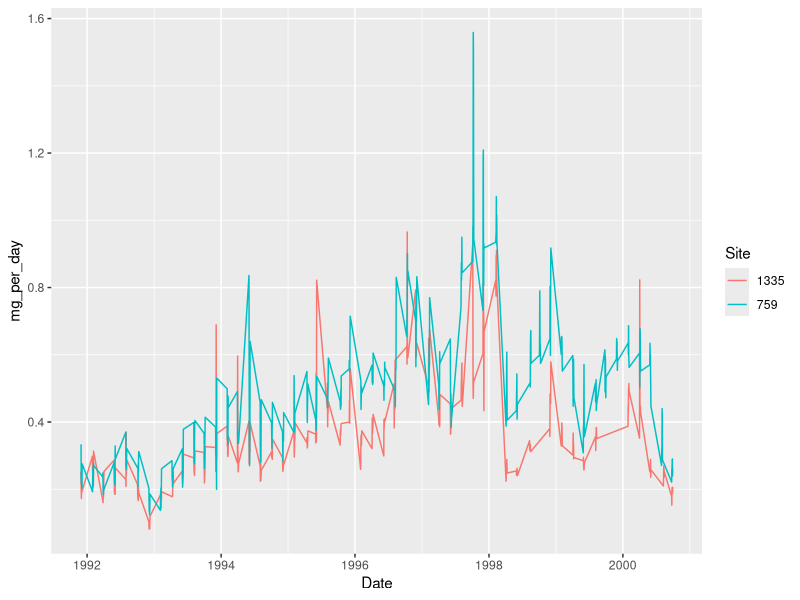
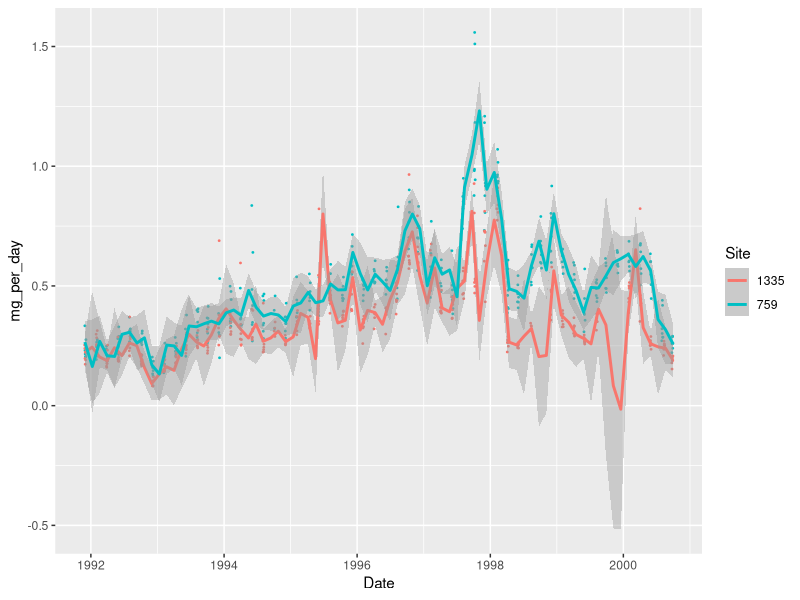

Write the R code that produced these figures, in order.
## ---- chunk 1
knitr::opts_chunk$set(collapse = TRUE, warnings = FALSE)
## ---- chunk 2
library(tidyverse)
library(lubridate)
## ---- chunk 3
# load the package
library(readxl)
# only import the second sheet
analytes <- read_excel("data/analytes_data.xlsx",
                       sheet = 2)
## ---- chunk 4
# excel_sheets() shows the sheet names
excel_sheets("data/analytes_data.xlsx")
analytes <- read_excel("data/analytes_data.xlsx", sheet = "Site_759")
## ---- chunk 5
head(analytes)
## ---- chunk 6
# only keep sheet names that contain actual data
sheets <- excel_sheets("data/analytes_data.xlsx")[2:3]
# map the reading to each sheet
library(purrr)
analytes <- map_dfr(sheets,
                    ~ read_excel("data/analytes_data.xlsx", sheet = .x))
## ---- chunk 7
# all same compound
analytes$Analyte <- "x"

# easier names
library(dplyr)
analytes <- rename(analytes, Site = 1, Date = 3, mg_per_day = 4)

# site shouldn't be numeric
analytes <- mutate(analytes, Site = as.character(Site))
## ---- chunk 8
library(ggplot2)
ggplot(analytes, 
       aes(x = Date, y = mg_per_day, colour = Site)) +
  geom_line()
# line plot is not great because of the periodicity (bursts of sampling)

# smooth line that doesn't smooth too much:
ggplot(analytes, aes(x = Date, y = mg_per_day, colour = Site)) +
  geom_point(size = 0.3) +
  geom_smooth(span = 0.05)
# careful: creates artificial dip in site 1335 to fit the data.
# confidence interval shows uncertainty.
## ---- chunk 9
# chem <- read_csv("tailored_data_R.csv") 
# head(chem)
## ---- chunk 10
# chem$`Site code` <- as.factor(chem$`Site code`)
# chem$Analyte <- as.factor(chem$Analyte)
# chem$Date <- as.Date(chem$Date, format =  "%d/%m/%Y")
# 
# head(chem)
## ---- chunk 11
# ggplot(data = chem,
#        aes(x = Date,
#            y = `mg/day`)) +
#    geom_point()
